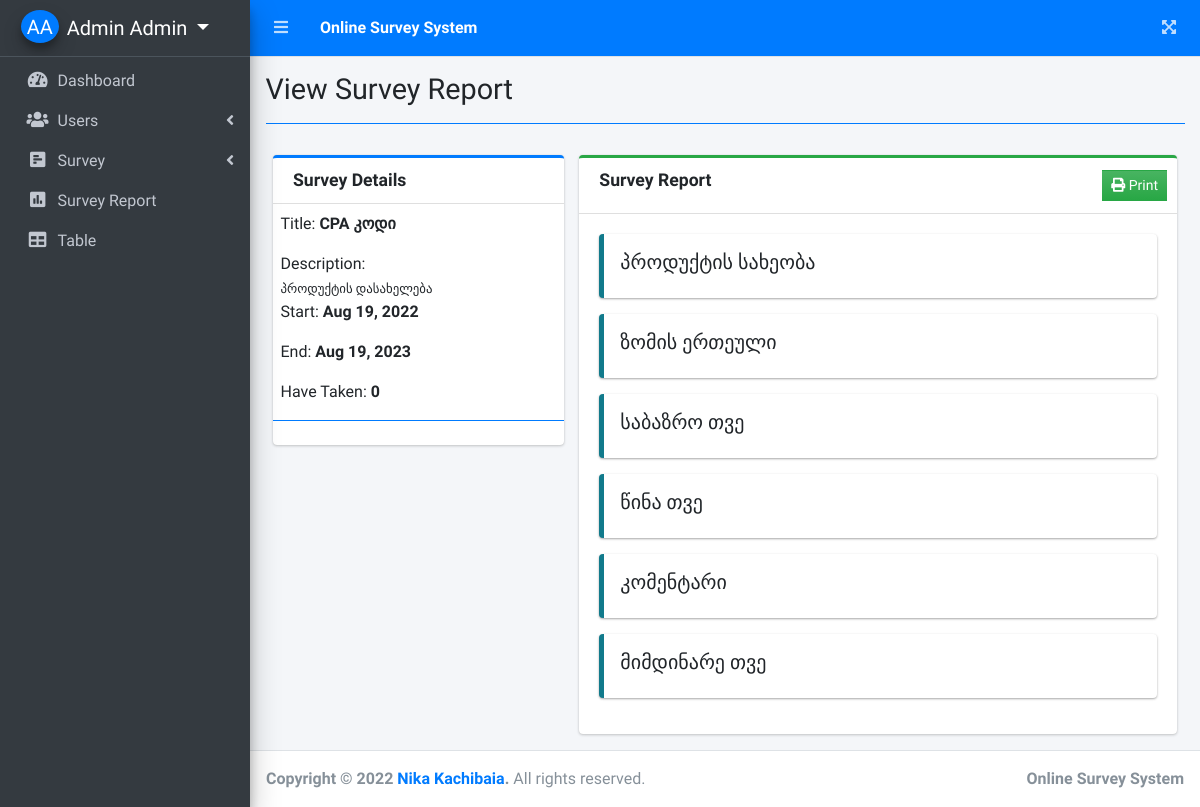
Page /index.php?page=view_survey_report&id=6 (signed in) on the committed database.
### tables this page shows
CREATE TABLE `questions` (
  `id` int(30) NOT NULL,
  `question` text NOT NULL,
  `frm_option` text NOT NULL,
  `type` varchar(50) NOT NULL,
  `order_by` int(11) NOT NULL,
  `survey_id` int(30) NOT NULL,
  `date_created` datetime NOT NULL DEFAULT current_timestamp()
);

### view_survey_report.php (the view, shortened to what this page needs)
<?php include 'db_connect.php' ?>
<?php
$qry = $conn->query("SELECT * FROM survey_set where id = ".$_GET['id'])->fetch_array();
$taken = $conn->query("SELECT distinct(user_id) from answers where survey_id ={$id}")->num_rows;
?>
<div class="col-lg-12">
	<div class="row">
		<div class="col-md-4">
			<div class="card card-outline card-primary">
				<div class="card-header">
					<h3 class="card-title"><b>Survey Details</b></h3>
				</div>
				<div class="card-body p-0 py-2">
					<div class="container-fluid">
						<p>Title: <b><?php echo $stitle ?></b></p>
						<p class="mb-0">Description:</p>
						<small><?php echo $description; ?></small>
						<p>Start: <b><?php echo date("M d, Y",strtotime($start_date)) ?></b></p>
						<p>End: <b><?php echo date("M d, Y",strtotime($end_date)) ?></b></p>
						<p>Have Taken: <b><?php echo number_format($taken) ?></b></p>
					</div>
					<hr class="border-primary">
				</div>
			</div>
		</div>
		<div class="col-md-8">
			<div class="card card-outline card-success">
				<div class="card-header">
					<h3 class="card-title"><b>Survey Report</b></h3>
					<div class="card-tools">
						<button class="btn btn-flat btn-sm bg-gradient-success" type="button" id="print"><i class="fa fa-print"></i> Print</button>
					</div>
				</div>
				<div class="card-body ui-sortable">
					<?php
					$question = $conn->query("SELECT * FROM questions where survey_id = $id order by abs(order_by) asc,abs(id) asc");
					while($row=$question->fetch_assoc()):
					?>
					<div class="callout callout-info">
						<h5><?php echo $row['question'] ?></h5>
					</div>
					<?php endwhile; ?>
				</div>
			</div>
		</div>
	</div>
</div>

### rows in the picture
questions: question "პროდუქტის სახეობა"
questions: question "ზომის ერთეული"
questions: question "საბაზრო თვე"
questions: question "წინა თვე"
questions: question "კომენტარი"
questions: question "მიმდინარე თვე"

### other values in the picture
$_SESSION['login_firstname'] . ' ' . $_SESSION['login_lastname'] "Admin Admin"
$title "View Survey Report"
$stitle "CPA კოდი"
$description "პროდუქტის დასახელება"
date("M d, Y",strtotime($start_date)) "Aug 19, 2022"
date("M d, Y",strtotime($end_date)) "Aug 19, 2023"
$taken "0"
